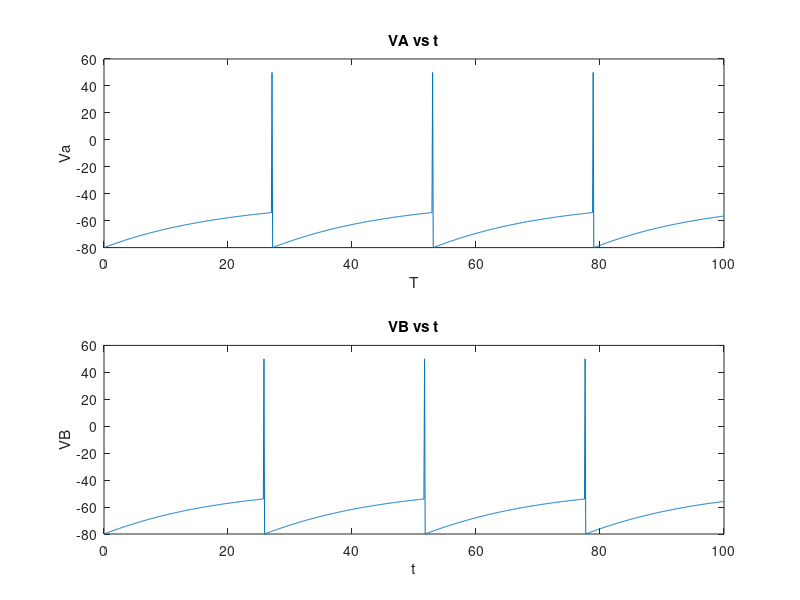
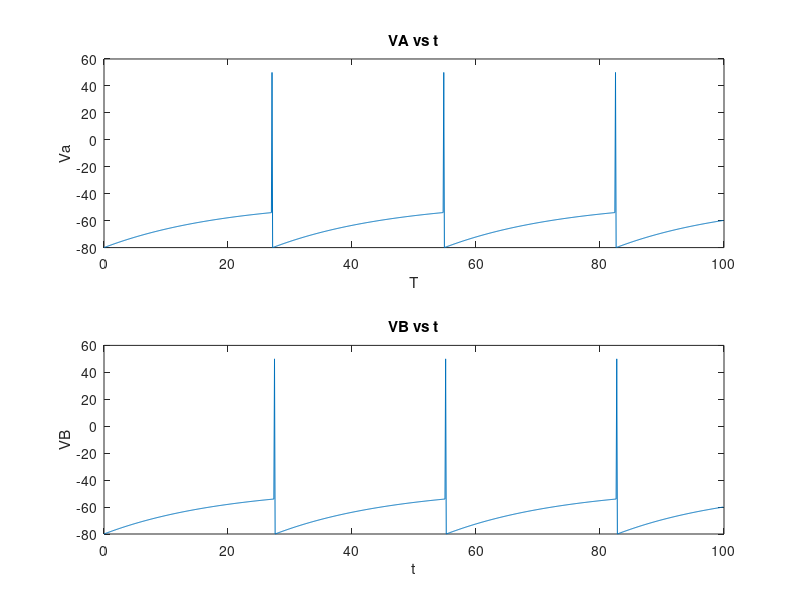

These figures' MATLAB source, in order:
global ESe ESi El Vth Vr rmg RmIe Taus delT Pmax Taum; 
ESe = 0;
ESi=-80;
El=-70;
Vth=-54;
Vr=-80;
rmg=0.05;
RmIe=25;
Taus=10;
Taum=20;
delT=0.1;
Pmax=1;
Ps=@(t) Pmax*t*exp(-t/Taus)/Taus;%t here is the time after presynaptic Action Potential
fofV = @(V,t,Es) El-V-rmg*Ps(t)*(V-Es)+RmIe; %f(V)
VA=double(ones(0,1000)); %Synapse A
VB=double(ones(0,1000)); %Synapse B
VA(1)=-80;
VB(1)=-80;
t=delT*(0:1:999);
tflagA=10000; % Assuming that first synapse has potential before
tflagB=0;
for i=1:999 %for Excitatory synapse?]
    if(VA(i) >= Vth)
        VA(i)=50;
        VA(i+1)=Vr;
        tflagB=0;
        
        
    end
    if(VA(i) < Vth)
        VA(i+1)=VA(i)+ [fofV(VA(i),tflagA*delT,ESe)/Taum*delT];
        tflagB = tflagB+1;

        
    end
    if(VB(i) >= Vth)
        VB(i)=50;
        VB(i+1)=Vr;
        tflagA=0;
        
        
    end
    if(VB(i) < Vth)
        VB(i+1)=VB(i)+ [fofV(VB(i),tflagB*delT,ESe)/Taum*delT];
        tflagA = tflagA+1;

        
    end
    
    
end
figure('Name','Excitatory Synapse','NumberTitle','off');
subplot(2,1,1)
plot(t,VA)
title('VA vs t')
xlabel('T'); ylabel('Va');
subplot(2,1,2)
plot(t,VB)
title('VB vs t')
xlabel('t'); ylabel('VB');

VA=double(ones(0,1000)); 
VB=double(ones(0,1000));
VA(1)=-80;
VB(1)=-80;
tflagA=10000;
tflagB=0;
for i=1:999 % for inhibitory synapse
    if(VA(i) >= Vth)
        VA(i)=50;
        VA(i+1)=Vr;
        tflagB=0;
        
        
    end
    if(VA(i) < Vth)
        VA(i+1)=VA(i)+ [fofV(VA(i),tflagA*delT,ESi)/Taum*delT];
        tflagB = tflagB+1;

        
    end
    if(VB(i) >= Vth)
        VB(i)=50;
        VB(i+1)=Vr;
        tflagA=0;
        
        
    end
    if(VB(i) < Vth)
        VB(i+1)=VB(i)+ [fofV(VB(i),tflagB*delT,ESi)/Taum*delT];
        tflagA = tflagA+1;

        
    end
    
    
end

figure('Name','Inhibitory Synapse','NumberTitle','off');
subplot(2,1,1)
plot(t,VA)
title('VA vs t')
xlabel('T'); ylabel('Va');
subplot(2,1,2)
plot(t,VB)
title('VB vs t')
xlabel('t'); ylabel('VB');
        